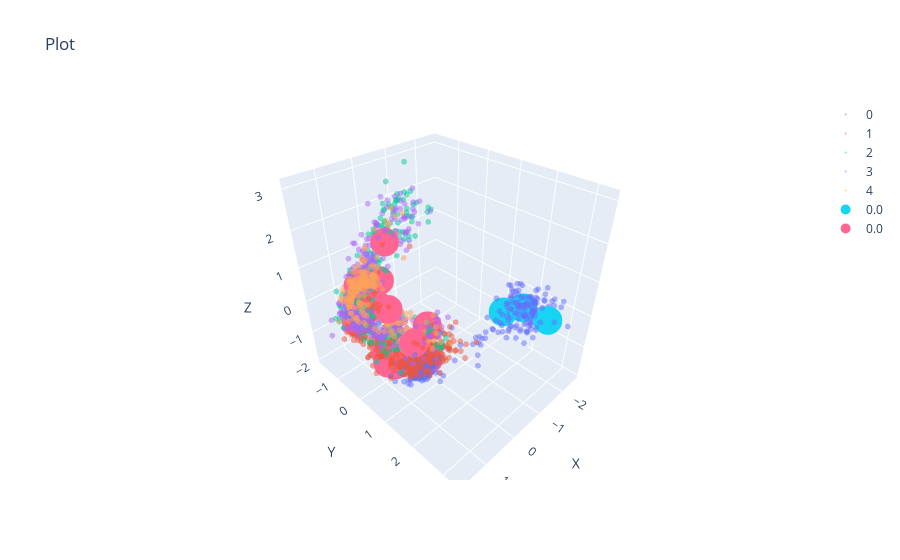

The notebook cell this image was saved under:
### Code cell
fig = scatter(z.cpu().numpy(), s=2, colors=data['colors'], alpha=0.5)
fig = scatter(start_batch.cpu().numpy(), s=10, fig=fig)
fig = scatter(end_batch.cpu().numpy(), s=10, fig=fig)
fig.show()

### Figure 1 — Plotly figure (JSON) as saved in the notebook; plotly's stock layout.template omitted (floating-point values rounded to 4 significant figures; data arrays with more than 128 entries replaced by an {"elided": "..."} marker saying what was removed)
{"data": [{"marker": {"color": 0, "colorscale": [[0, "#440154"], [0.1111, "#482878"], [0.2222, "#3e4989"], [0.3333, "#31688e"], [0.4444, "#26828e"], [0.5556, "#1f9e89"], [0.6667, "#35b779"], [0.7778, "#6ece58"], [0.8889, "#b5de2b"], [1, "#fde725"]], "opacity": 0.5, "size": 2}, "mode": "markers", "name": "0", "type": "scatter3d", "x": {"elided": "419 float values"}, "y": {"elided": "419 float values"}, "z": {"elided": "419 float values"}}, {"marker": {"color": 1, "opacity": 0.5, "size": 2}, "mode": "markers", "name": "1", "type": "scatter3d", "x": {"elided": "758 float values"}, "y": {"elided": "758 float values"}, "z": {"elided": "758 float values"}}, {"marker": {"color": 2, "opacity": 0.5, "size": 2}, "mode": "markers", "name": "2", "type": "scatter3d", "x": {"elided": "598 float values"}, "y": {"elided": "598 float values"}, "z": {"elided": "598 float values"}}, {"marker": {"color": 3, "opacity": 0.5, "size": 2}, "mode": "markers", "name": "3", "type": "scatter3d", "x": {"elided": "652 float values"}, "y": {"elided": "652 float values"}, "z": {"elided": "652 float values"}}, {"marker": {"color": 4, "opacity": 0.5, "size": 2}, "mode": "markers", "name": "4", "type": "scatter3d", "x": {"elided": "573 float values"}, "y": {"elided": "573 float values"}, "z": {"elided": "573 float values"}}, {"marker": {"color": 0, "opacity": 1, "size": 10}, "mode": "markers", "name": "0.0", "type": "scatter3d", "x": [-1.557, 0.3426, -1.648, -1.791, -1.557, 0.3426, -1.648, -1.791, -1.557, 0.3426, -1.648, -1.791, -1.557, 0.3426, -1.648, -1.791], "y": [1.697, 0.5774, 2.923, 2.113, 1.697, 0.5774, 2.923, 2.113, 1.697, 0.5774, 2.923, 2.113, 1.697, 0.5774, 2.923, 2.113], "z": [-0.2053, -1.557, 0.1678, 0.02333, -0.2053, -1.557, 0.1678, 0.02333, -0.2053, -1.557, 0.1678, 0.02333, -0.2053, -1.557, 0.1678, 0.02333]}, {"marker": {"color": 0, "opacity": 1, "size": 10}, "mode": "markers", "name": "0.0", "type": "scatter3d", "x": [0.1655, 0.7872, 0.7308, 0.7867, 0.07581, 0.8303, 1.128, 0.7051, 0.7951, 0.3408, 0.3273, 0.8682, 0.7232, 0.06309, 0.4096, 0.5725], "y": [0.7035, -0.2088, -0.006491, 0.1447, -0.8009, 1.017, -0.8601, -0.466, -0.7176, -0.2208, 0.9237, -0.05347, -0.9632, -1.195, -1.49, -1.454], "z": [-1.396, -1.339, 0.1898, -1.512, 1.454, -0.1709, -0.4716, 0.05545, 0.04068, -1.485, -0.007554, -1.517, -0.3403, 0.1332, 0.1189, 0.09318]}], "layout": {"scene": {"xaxis": {"title": {"text": "X"}}, "yaxis": {"title": {"text": "Y"}}, "zaxis": {"title": {"text": "Z"}}}, "showlegend": true, "title": {"text": "Plot"}}}
